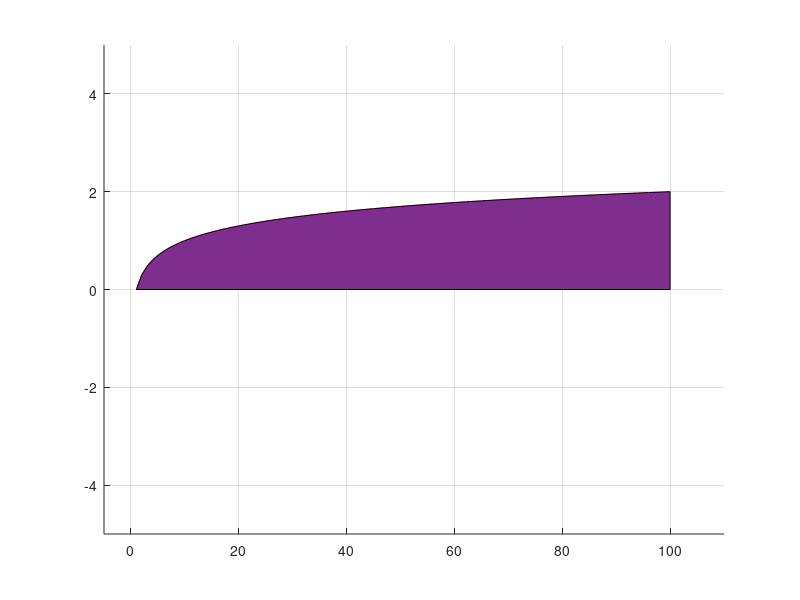

This figure's MATLAB source:
clear all
x=linspace(1,100);
y0=x*0;
y1=y0+100;
y2=log10(x);
hold on;
plot(x,y0,x,y1,x,y2);
grid on ;
axis ( [ -5 , 110 , -5 , 5 , -5 , 5 ] );
area(x,min(y1,y2));